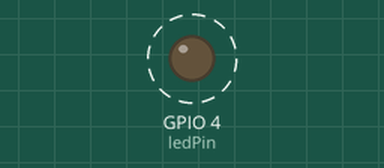
Simulated run of this sketch. Board: ESP32. Shown: output pins drawn as LEDs (lit = HIGH). Dashed ring = blinking. What the sketch prints to the serial monitor is not drawn.

Above: at 0.2 s.
Timing chart, 0 to 3.0 s (numbered marks = the images above):
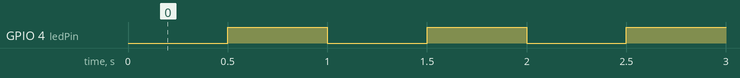

Measured:
- by itself, GPIO 4 (ledPin): alternates HIGH for 0.50 s and LOW for 0.50 s

The sketch:

led_1hz.ino
```cpp
// ESP32板载LED引脚
const int ledPin = 4;

// millis计时变量（必须用unsigned long防止溢出）
unsigned long currentMillis = 0;
unsigned long previousMillis = 0;

// 1Hz闪烁：亮500ms，灭500ms，周期1秒
const long interval = 500;
bool ledState = false;

void setup() {
  Serial.begin(115200);
  pinMode(ledPin, OUTPUT);
  digitalWrite(ledPin, LOW);
  Serial.println("1Hz LED闪烁实验开始");
}

void loop() {
  currentMillis = millis();

  // 非阻塞延时：不使用delay()，不阻塞其他代码执行
  if (currentMillis - previousMillis >= interval) {
    previousMillis = currentMillis;
    ledState = !ledState;
    digitalWrite(ledPin, ledState ? HIGH : LOW);
  }
}
```
